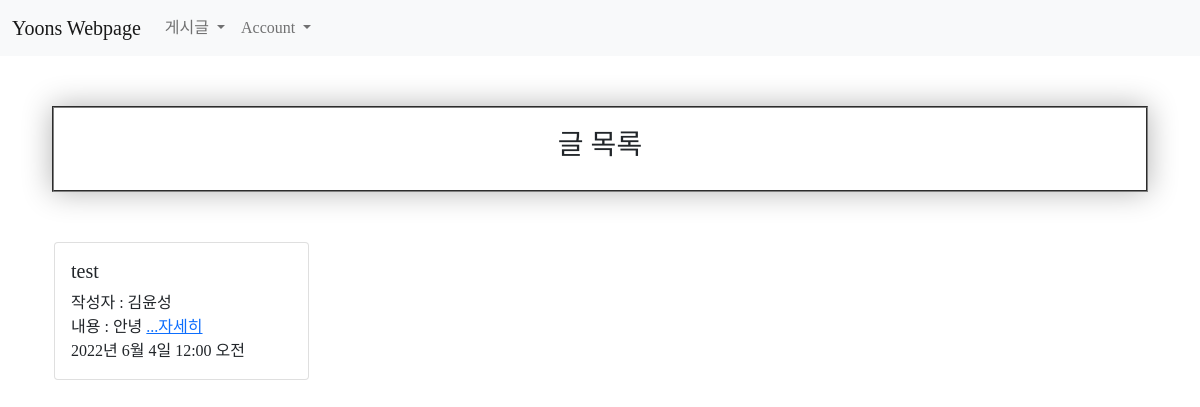
/list/, run on an earlier commit of the app's database.
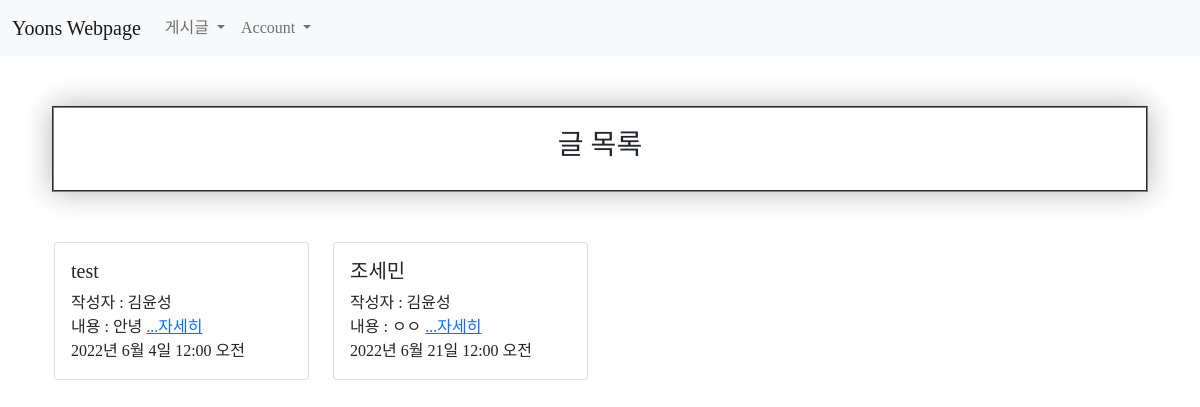
And on a later commit of the database.
### main/models.py (models this page shows, shortened)
class Post(models.Model):
    id = models.AutoField(primary_key=True)
    title = models.CharField(max_length=200)
    writer = models.ForeignKey(User, on_delete=models.CASCADE)
    pub_date = models.DateTimeField()
    body = models.TextField()
    image = models.ImageField(upload_to = "post/", blank=True, null=True)
    user = models.ForeignKey(User,on_delete=models.CASCADE,null=True)
    like_user_set = models.ManyToManyField(User, blank=True, related_name='likes_user_set',through='Like')
    dislike_user_set = models.ManyToManyField(User, blank=True, related_name='dislikes_user_set',through='Dislike')
    def summary(self):
        return self.body[:20]

### main/views.py (the view)
# urls.py: path('list/', list, name="list"),
def list(request):
    posts = Post.objects.all()
    return render(request, 'main/list.html',{'posts':posts})

### main/templates/main/list.html
{% extends 'base.html' %}
{% load static %}
{% block content %}
    <div class="hello">
        <h3>글 목록</h3></div>
    <div class="container">
        <div class="row">
            {% for post in posts %}
                <div class="col-md-3 col-6 item_list__card">
                    <div class="card" style="font-family: 'scd3';">
                            <div class="card-body" style="font-size:16px">
                                <h5 class="card-title">{{ post.title }}</h5>
                                작성자 : {{post.writer.last_name}}{{post.writer.first_name}}<br>
                                내용 : {{post.summary}}
                                <a href="{% url 'main:detail' post.id %}">...자세히</a><br>
                                {{post.pub_date}}
                                <br>
                            </div>
                    </div>
                </div>
            {% endfor %}
        </div>
    </div>
{% endblock content %}

What changed in the data, as far as the page shows it:
added Post: title "조세민", writer.last_name "김", writer.first_name "윤성", summary "ㅇㅇ", pub_date "2022년 6월 21일 12:00 오전"
